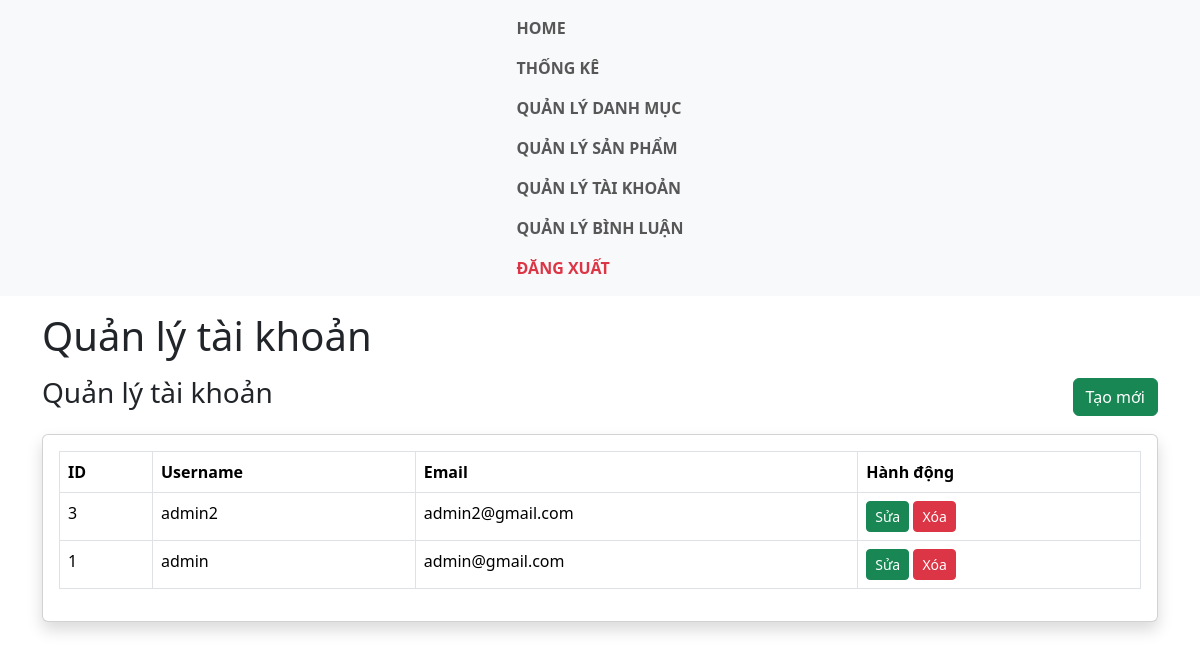
Page /?mode=admin&action=index-user (signed in) on the committed database.
### tables this page shows
CREATE TABLE `users` (
  `id` int NOT NULL,
  `username` varchar(200) NOT NULL,
  `email` varchar(200) NOT NULL,
  `password` varchar(200) NOT NULL,
  `is_admin` tinyint(1) NOT NULL DEFAULT '0'
);

### controllers/admin/UserController.php (called while the page is built, shortened)
<?php
class UserController {
    private $userModel;
    public function __construct() {
        $this->userModel = new User();
    }
    public function index() {
        $title = 'Quản lý tài khoản';
        $data = $this->userModel->getAll();
        require_once PATH_VIEW_ADMIN_MAIN;
    }
}
?>

### routes/admin.php (called while the page is built)
<?php
$action = $_GET['action'] ?? '/';
match ($action) {
    'login' => (new AuthController)->login(),
    'authenticate' => (new AuthController)->authenticate(),
    'logout' => (new AuthController)->logout(),
    '/'         => (new DashboardController)->index(),
    'index-product' => (new ProductController)->index(),
    'show-product' => (new ProductController)->show(),
    'delete-product' => (new ProductController)->delete(),
    'create-product' => (new ProductController)->create(),
    'store-product' => (new ProductController)->store(),
    'edit-product' => (new ProductController)->edit(),
    'update-product' => (new ProductController)->update(),
    'thong-ke' => (new StatisticController)->index(),
    'index-category' => (new CategoryController)->index(),
    'create-category' => (new CategoryController)->create(),
    'store-category' => (new CategoryController)->store(),
    'edit-category' => (new CategoryController)->edit(),
    'update-category' => (new CategoryController)->update(),
    'delete-category' => (new CategoryController)->delete(),
    'index-user' => (new UserController)->index(),
    'create-user' => (new UserController)->create(),
    'store-user' => (new UserController)->store(),
    'edit-user' => (new UserController)->edit(),
    'update-user' => (new UserController)->update(),
    'delete-user' => (new UserController)->delete(),
    'index-comment' => (new CommentController)->index(),
    'create-comment' => (new CommentController)->create(),
    'store-comment' => (new CommentController)->store(),
    'edit-comment' => (new CommentController)->edit(),
    'update-comment' => (new CommentController)->update(),
    'delete-comment' => (new CommentController)->delete(),
};
?>

### models/BaseModel.php (called while the page is built, shortened)
<?php
class BaseModel
{
    public function __construct()
    {
        $dsn = sprintf('mysql:host=%s;port=%s;dbname=%s;charset=utf8', DB_HOST, DB_PORT, DB_NAME);
        try {
            $this->pdo = new PDO($dsn, DB_USERNAME, DB_PASSWORD, DB_OPTIONS);
        } catch (PDOException $e) {
            die("Kết nối cơ sở dữ liệu thất bại: {$e->getMessage()}. Vui lòng thử lại sau.");
        }
    }
}

### models/User.php (called while the page is built, shortened)
<?php
class User extends BaseModel {
    public function getAll() {
        $sql = "SELECT * FROM users ORDER BY id DESC";
        $stmt = $this->pdo->prepare($sql);
        $stmt->execute();
        return $stmt->fetchAll();
    }
}
?>

### views/admin/user/index.php (the view)
<div class="container-fluid">
    <div class="d-flex justify-content-between align-items-center mb-3">
        <h1 class="h3 text-gray-800"><?= $title ?></h1>
        <a href="<?= BASE_URL_ADMIN ?>&action=create-user" class="btn btn-success">
            Tạo mới
        </a>
    </div>
    <div class="card shadow mb-4">
        <div class="card-body">
            <div class="table-responsive">
                <table class="table table-bordered">
                    <thead class="bg-success text-white">
                        <tr>
                            <th>ID</th>
                            <th>Username</th>
                            <th>Email</th>
                            <th>Hành động</th>
                        </tr>
                    </thead>
                    <tbody>
                        <?php foreach ($data as $user): ?>
                        <tr>
                            <td><?= $user['id'] ?></td>
                            <td><?= $user['username'] ?></td>
                            <td><?= $user['email'] ?></td>
                            <td>
                                <a href="<?= BASE_URL_ADMIN ?>&action=edit-user&id=<?= $user['id'] ?>"
                                   class="btn btn-success btn-sm">Sửa</a>
                                <a href="<?= BASE_URL_ADMIN ?>&action=delete-user&id=<?= $user['id'] ?>"
                                   class="btn btn-danger btn-sm"
                                   onclick="return confirm('Bạn có chắc muốn xóa?')">Xóa</a>
                            </td>
                        </tr>
                        <?php endforeach; ?>
                    </tbody>
                </table>
            </div>
        </div>
    </div>
</div>

### rows in the picture
users: id "3", username "admin2", email "admin2@gmail.com"
users: id "1", username "admin", email "admin@gmail.com"

### other values in the picture
$title "Quản lý tài khoản"
